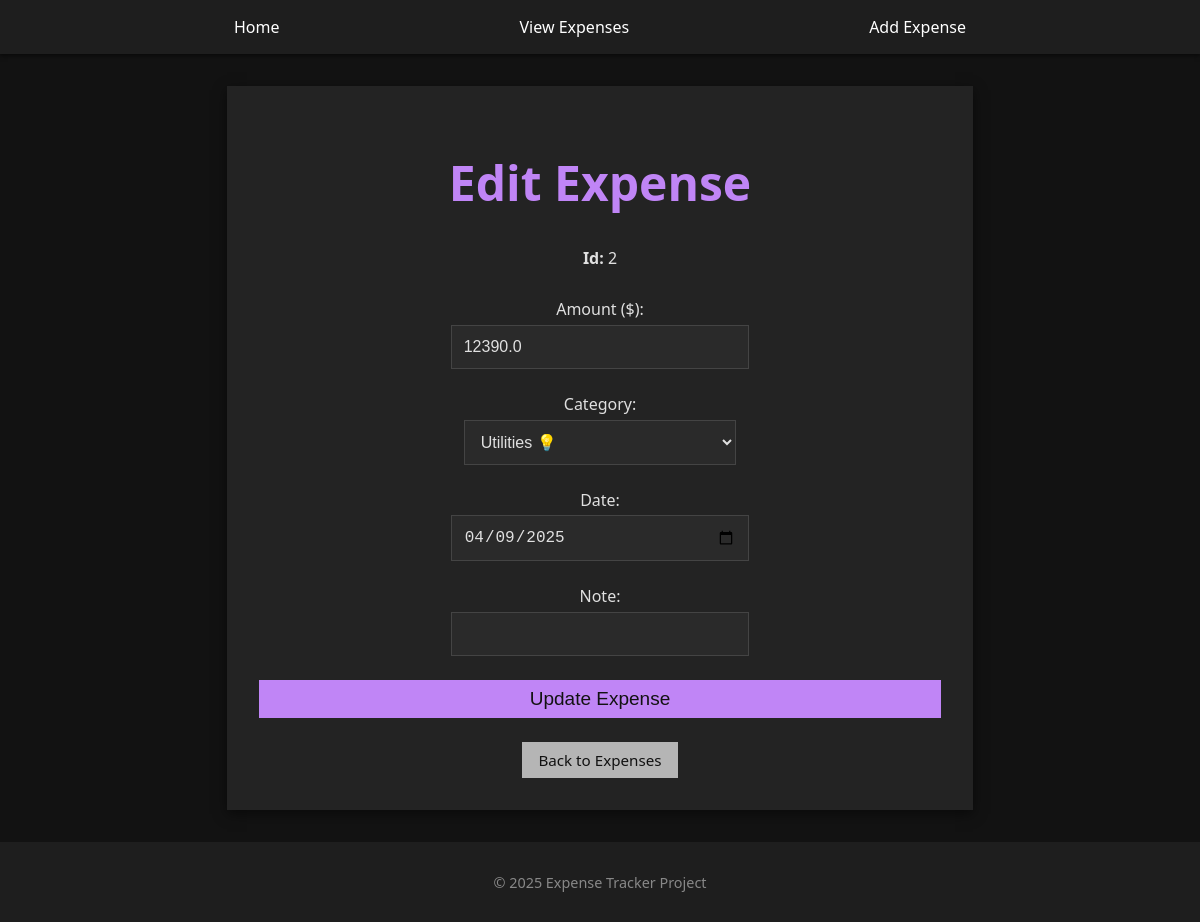
Page /expenses/edit/2 on the committed database.
### models/expense.py (models this page shows, shortened)
class Expense(db.Model):
    __tablename__ = "expenses"
    id = db.mapped_column(db.Integer, primary_key=True)
    amount = db.mapped_column(db.Float, nullable=False)
    category = db.mapped_column(db.String, nullable=False)
    date = db.mapped_column(DateTime, nullable=False)
    note = db.mapped_column(db.String)
    category_id = db.Column(db.Integer, db.ForeignKey("category.id"), nullable=False)
    category = db.relationship("Category", back_populates="expenses")

### app.py (the view)
    @app.route("/expenses/edit/<int:expense_id>", methods=["GET"])
    def edit_form(expense_id):
        stmt = select(Expense).where(Expense.id == expense_id)
        expense = db.session.execute(stmt).scalars().first()
        if not expense:
            return render_template("error.html", message="No expense matching the ID")
        categories = db.session.execute(select(Category)).scalars().all()
        today = datetime.today().strftime("%Y-%m-%d")
        return render_template("edit_expense.html", expense=expense, categories=categories, today=today)

### templates/edit_expense.html (shortened to what this page needs)
{% extends "base.html" %}
{% block content %}
<div class="center-box">
    <div class="card">
        <h1 style="text-align: center; font-size: 3rem;">Edit Expense</h1>
        <form method="post" style="display: flex; flex-direction: column; gap: 1.5rem; margin-top: 2rem;">            <div>
                <label><strong>Id:</strong> {{ expense.id }}</label><br>
            </div>
            <div>
                <label>Amount ($):</label><br>
                <input type="number" step="0.01" name="amount" value="{{ expense.amount }}" required class="input-box">
            </div>
            <div>
                <label>Category:</label><br>
                <select name="category_id" required class="input-box">
                    {% for category in categories %}
                        <option value="{{ category.id }}" {% if category.id == expense.category.id %}selected{% endif %}>
                            {{ category.name }}
                        </option>
                    {% endfor %}
                </select>
            </div>
            <div>
                <label>Date:</label><br>
                <input type="date" name="date" value="{{ expense.date.strftime('%Y-%m-%d') }}" required class="input-box" max="{{ today }}">
            </div>
            <div>
                <label>Note:</label><br>
                <input type="text" name="note" value="{{ expense.note }}" class="input-box">
            </div>
            <button type="submit" class="btn" style="font-size: 19px;">Update Expense</button>
        </form>
        <div style="margin-top: 1rem; text-align: center; font-size: 19px;">
            <a href="{{ url_for('list_expenses') }}" class="btn-back">Back to Expenses</a>
        </div>
    </div>
</div>
{% endblock %}

### static/style.css (style rules this page uses)
body { margin: 0; font-family: 'Segoe UI', Tahoma, Geneva, Verdana, sans-serif; background-color: #121212; color: #e0e0e0; display: flex; flex-direction: column; min-height: 100vh; }
.card { background-color: #232323; padding: 2rem; box-shadow: 0 4px 12px rgba(0,0,0,0.5); width: 60%; max-width: 1000px; text-align: center; }
.center-box { display: flex; justify-content: center; align-items: center; width: 100%; flex-direction: column; }
h1, h2, h3 { color: #c085f6; margin-bottom: 1rem; }
.btn { background-color: #c085f6; color: #121212; padding: 0.5rem 1rem; border: none; font-size: 1rem; text-decoration: none; cursor: pointer; transition: background-color 0.3s ease; display: inline-block; }
form { display: flex; flex-direction: column; gap: 1.5rem; width: 100%; }
label { font-weight: 500; margin-bottom: 0.3rem; display: inline-block; }
.input-box { width: 40%; padding: 0.75rem; background-color: #2a2a2a; color: #e0e0e0; border: 1px solid #444; font-size: 1rem; transition: border-color 0.3s ease; }
.btn-back { background-color: #ffffffa9; color: #121212; padding: 0.5rem 1rem; margin-top: 0.5rem; border: none; font-size: 0.95rem; text-decoration: none; cursor: pointer; transition: background-color 0.3s ease; display: inline-block; }

### rows in the picture
Expense: id "2", amount "12390.0", date "04/09/2025"

### other values in the picture
form field category_id "Utilities 💡"
